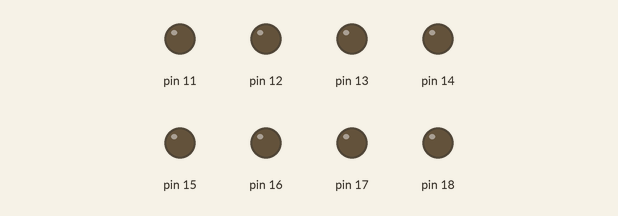
The sketch below on a simulated Arduino Uno, built with avr-gcc and run on an emulated ATmega328P. Shown: output pins drawn as LEDs (lit = HIGH).

Above: at 0.1 s.
Timing chart, 0 to 40.0 s (numbered marks = the images above):
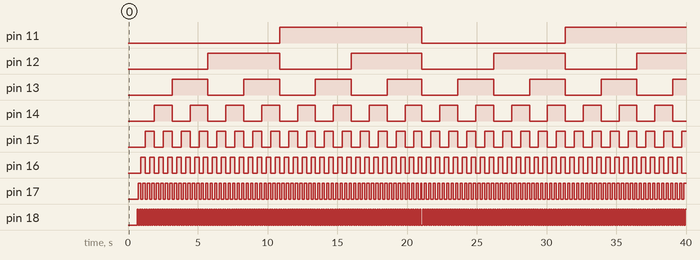

Measured:
- by itself, pin 11: LOW → HIGH at 10.9 s, → LOW 10.2 s later, → HIGH 10.3 s later
- by itself, pin 12: alternates HIGH for 5.1 s and LOW for 5.1 s
- by itself, pin 13: alternates HIGH for 2.6 s and LOW for 2.6 s
- by itself, pin 14: alternates HIGH for 1.3 s and LOW for 1.3 s
- by itself, pin 15: alternates HIGH for 0.64 s and LOW for 0.64 s
- by itself, pin 16: alternates HIGH for 0.32 s and LOW for 0.32 s
- by itself, pin 17: goes 63 × (HIGH 0.16 s, LOW 0.16 s), HIGH 0.08 s, 58 × (LOW 0.16 s, HIGH 0.16 s), LOW 0.16 s, then HIGH
- by itself, pin 18: goes 126 × (HIGH 0.08 s, LOW 0.08 s), HIGH 0.08 s, LOW 0.16 s, 117 × (HIGH 0.08 s, LOW 0.08 s), then HIGH

The sketch:

Binary_counter_training_shield.ino
```cpp
long previousMillis = 0;

//interval in milliseconds till the next loop
long interval = 500;

//initalizing the pin var
int pin[] = {LOW,LOW,LOW,LOW,LOW,LOW,LOW,LOW};
void setup()
{
  pinMode(11,OUTPUT);
  pinMode(12,OUTPUT);
  pinMode(13,OUTPUT);
  pinMode(14,OUTPUT);
  pinMode(15,OUTPUT);
  pinMode(16,OUTPUT);
  pinMode(17,OUTPUT);
  pinMode(18,OUTPUT);
}

void loop()
{
  //gets timing in milliseconds
  unsigned long currentMillis = millis();

  //tests if the time from the previous loop and this one have met requirements
  //of the specified time
  if(currentMillis - previousMillis > interval) {
    // save the last time you blinked the LED
    previousMillis = currentMillis;

    //first loop will go through 0 to 255
    for(int x=0; x<255; x++)
    {
      //makes the temp contain a binary version of the number x
       String temp = String(x,BIN);
      //this loop reads the characters in each element
      for(int y=0;y<8; y++)
      {
        //adds in the correct amount of zeros so that it will be a true
        //8-bit digit
        if (temp.length()<8)
        {
          for(int i=temp.length(); i<8; i++){
            //forces a 0 in front of temp
            temp="0"+temp;
          }
        }
        //statment determining if the character is a 1 or 0 and sets pin
        //accordingly
        if(temp.charAt(y)=='1')
        {
          pin[y]=HIGH;
        }
        else
        {
          pin[y]=LOW;
        }
        delay(10);
      }
      digitalWrite(11,pin[0]);
      digitalWrite(12,pin[1]);
      digitalWrite(13,pin[2]);
      digitalWrite(14,pin[3]);
      digitalWrite(15,pin[4]);
      digitalWrite(16,pin[5]);
      digitalWrite(17,pin[6]);
      digitalWrite(18,pin[7]);
    }
  }
}
```
